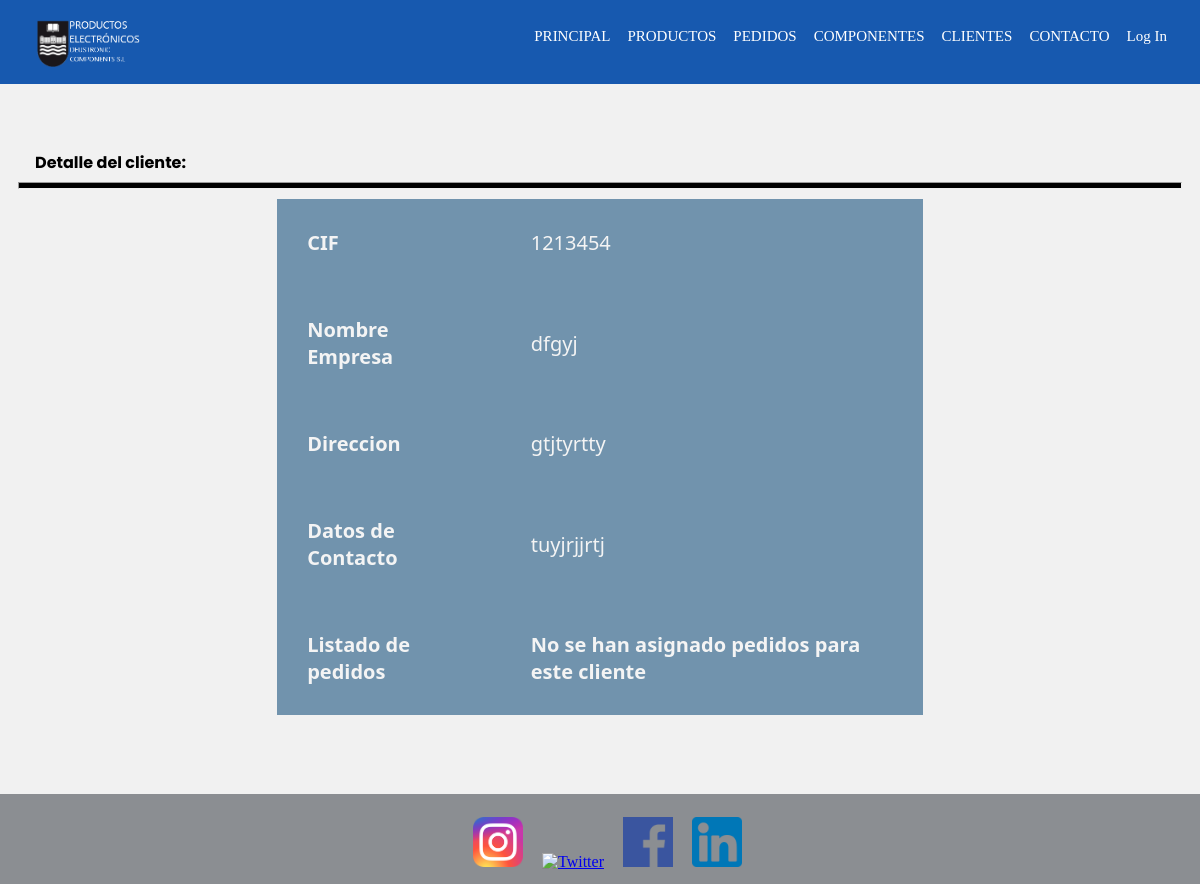
/deustronic/detalleCliente/1213454/, run on an earlier commit of the app's database.
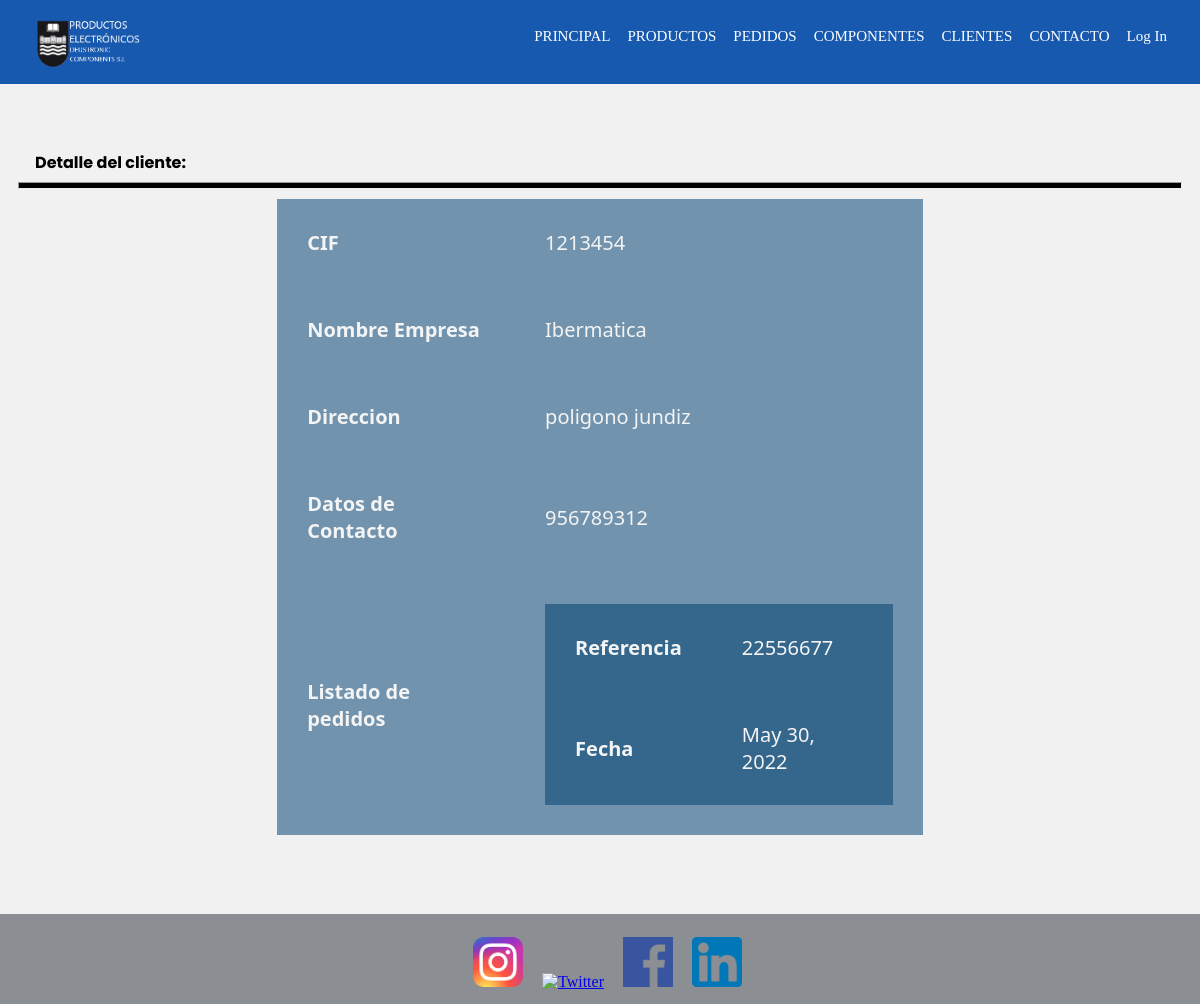
And on a later commit of the database.
### deustronic/models.py (models this page shows, shortened)
class Cliente(models.Model):
    CIF = models.IntegerField(primary_key=True)
    nombreEmpresa = models.CharField(max_length=45)
    direccion = models.CharField(max_length=45)
    datosContacto = models.CharField(max_length= 45)

class Pedido(models.Model):
    referencia = models.IntegerField(primary_key=True)
    fecha = models.DateField(auto_now = True)
    cliente = models.ForeignKey(Cliente, on_delete=models.CASCADE, null = True)
    producto = models.ManyToManyField(Producto)
    cantidadproducto = models.IntegerField()
    precioTotal = models.FloatField()

### deustronic/views.py (the view)
# urls.py: path('detalleCliente/<int:pk>/', detalleClienteView, name='detalleCliente'),
def detalleClienteView(request, pk):
    cliente = get_object_or_404(Cliente, pk=pk)
    pedidos = Pedido.objects.filter(cliente=cliente)
    context = {
        'cliente': cliente,
        'pedidos': pedidos
    }
    return render(request, 'detalleCliente.html', context)

### deustronic/templates/detalleCliente.html (shortened to what this page needs)
{% extends "base.html" %}
{% load static %}
{% block content %}
    <header>
        <h2 class="pagSecundarias">Detalle del cliente: {{cliente.nombre}}</h2>
        <hr>
    </header>
    <div class="detalle">
        <table id="texto">
            <tr>
                <th>CIF</th>
                <td>{{ cliente.CIF }}</td>
            </tr>
            <tr>
                <th>Nombre Empresa</th>
                <td>{{ cliente.nombreEmpresa }}</td>
            </tr>
            <tr>
                <th>Direccion</th>
                <td>{{ cliente.direccion }}</td>
            </tr>
            <tr>
                <th>Datos de Contacto</th>
                <td>{{ cliente.datosContacto }}</td>
            </tr>
            <tr>
                <th>Listado de pedidos</th>
                <td>
                    {% if pedidos %}
                        <ul>
                            {% for pedido in pedidos %}
                                <table id="pedidos">
                                    <tr>
                                        <th>Referencia</th>
                                        <td>{{ pedido.referencia }}</td>
                                    </tr>
                                    <tr>
                                        <th>Fecha</th>
                                        <td>{{ pedido.fecha }}</td>
                                    </tr>
                                </table>
                            {% endfor %}
                        </ul>
                    {% else %}
                        <h4>No se han asignado pedidos para este cliente</h4>
                    {% endif %}
                </td>
            </tr>
        </table>
    </div>
{% endblock %}

What changed in the data, as far as the page shows it:
changed Cliente id 1213454: nombreEmpresa "dfgyj" → "Ibermatica"; direccion "gtjtyrtty" → "poligono jundiz"; datosContacto "tuyjrjjrtj" → "956789312"
added Pedido: referencia "22556677", fecha "May 30, 2022"
Also different on the page:
text no longer shown: "No se han asignado pedidos para este cliente"
